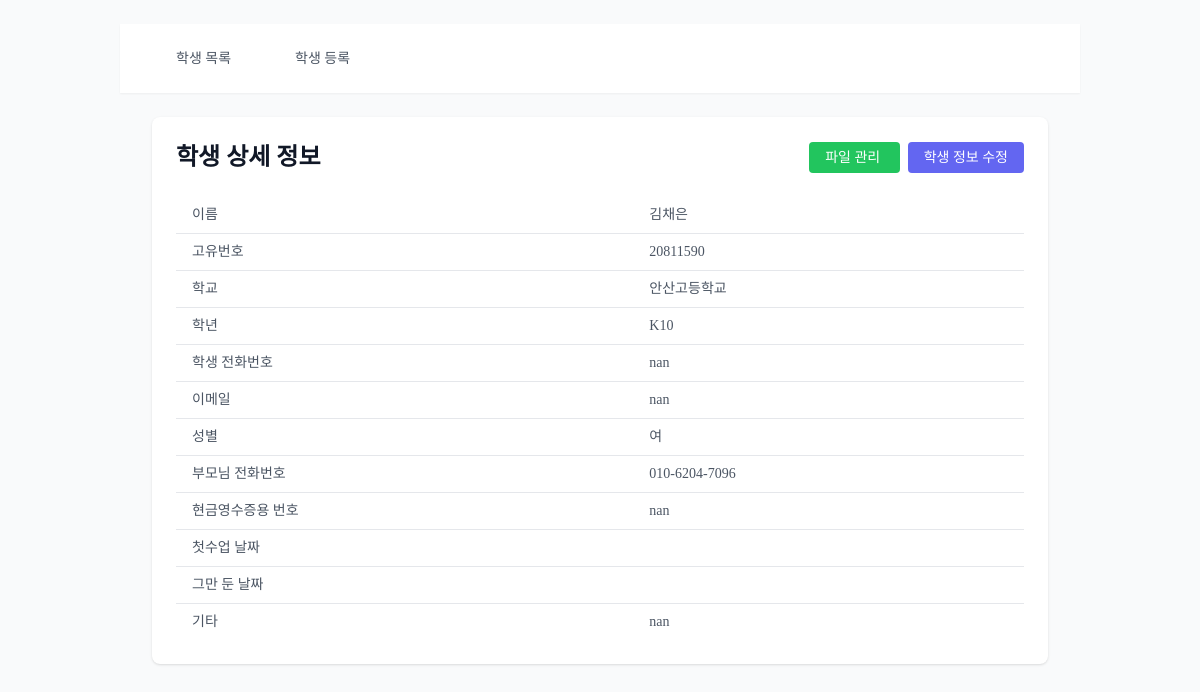
/students/13/, run on an earlier commit of the app's database.
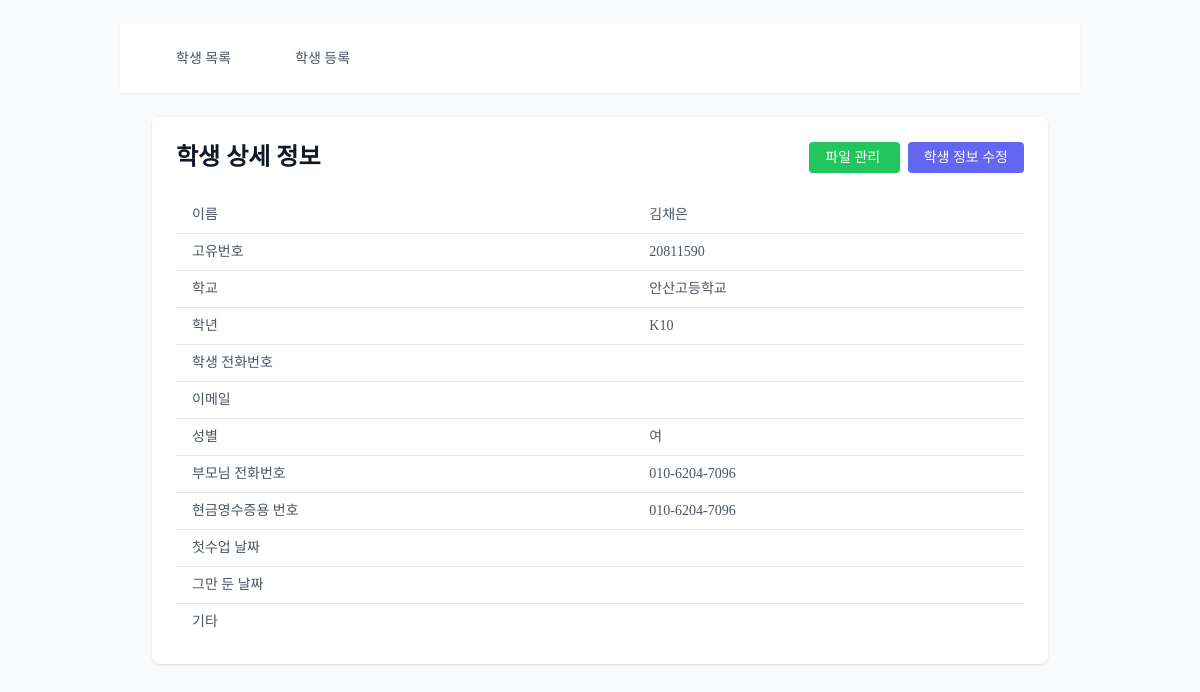
And on a later commit of the database.
### students/models.py (models this page shows, shortened)
class Student(models.Model):
    GRADE_CHOICES = [
        ('K5', 'K5'), ('K6', 'K6'), ('K7', 'K7'), ('K8', 'K8'),
        ('K9', 'K9'), ('K10', 'K10'), ('K11', 'K11'), ('K12', 'K12'),
    ]
    GENDER_CHOICES = [
        ('M', '남'),
        ('F', '여'),
    ]
    name = models.CharField(max_length=100, verbose_name='이름')
    school = models.ForeignKey(School, on_delete=models.SET_NULL, null=True, blank=True, verbose_name='학교')
    grade = models.CharField(max_length=3, choices=GRADE_CHOICES, null=True, blank=True, verbose_name='학년')
    phone_number = models.CharField(max_length=15, null=True, blank=True, verbose_name='학생 전화번호',
                                    validators=[RegexValidator(regex=r'^\d{3}-\d{3,4}-\d{4}$',
                                                message="형식: 000-0000-0000")])
    email = models.EmailField(null=True, blank=True, verbose_name='이메일 주소')
    gender = models.CharField(max_length=1, choices=GENDER_CHOICES, null=True, blank=True, verbose_name='성별')
    parent_phone = models.CharField(max_length=15, null=True, blank=True, verbose_name='부모님 전화번호',
                                    validators=[RegexValidator(regex=r'^\d{3}-\d{3,4}-\d{4}$',
                                                message="형식: 000-0000-0000")])
    receipt_number = models.CharField(max_length=15, null=True, blank=True, verbose_name='현금영수증용 번호')
    interview_date = models.DateField(null=True, blank=True, verbose_name='인터뷰 날짜')
    interview_score = models.IntegerField(null=True, blank=True, verbose_name='인터뷰 기본 성적',
                                          validators=[MinValueValidator(1), MaxValueValidator(10)])
    interview_info = models.TextField(null=True, blank=True, verbose_name='인터뷰 정보')
    first_class_date = models.DateField(null=True, blank=True, verbose_name='첫수업 날짜')
    quit_date = models.DateField(null=True, blank=True, verbose_name='그만 둔 날짜')
    student_id = models.CharField(max_length=8, unique=True, verbose_name='고유번호')
    personal_file = models.FileField(upload_to='student_files/', null=True, blank=True, verbose_name='개인 파일')
    etc = models.TextField(null=True, blank=True, verbose_name='기타')
    extra1 = models.CharField(max_length=100, null=True, blank=True, verbose_name='예비1')
    extra2 = models.CharField(max_length=100, null=True, blank=True, verbose_name='예비2')
    extra3 = models.CharField(max_length=100, null=True, blank=True, verbose_name='예비3')
    extra4 = models.CharField(max_length=100, null=True, blank=True, verbose_name='예비4')
    extra5 = models.CharField(max_length=100, null=True, blank=True, verbose_name='예비5')
    is_active = models.BooleanField(default=True, verbose_name='활동 여부')
    class Meta:
        verbose_name = '학생'
        verbose_name_plural = '학생'

### common/models.py (models this page shows, shortened)
class School(models.Model):
    name = models.CharField(max_length=100, verbose_name='교명')
    phone = models.CharField(max_length=15, verbose_name='전화번호', blank=True, null=True)
    address = models.TextField(verbose_name='주소', blank=True, null=True)
    class Meta:
        verbose_name = '학교'
        verbose_name_plural = '학교'

### students/views.py (the view)
# urls.py: path('<int:pk>/', views.student_detail, name='student_detail'),
def student_detail(request, pk):
    student = get_object_or_404(Student, pk=pk)
    context = {'student': student}
    return render(request, 'students/student_detail.html', context)

### students/templates/students/student_detail.html
{% extends 'students/base_students.html' %}
{% block student_content %}
<div class="bg-white shadow rounded-lg p-6">
    <div class="flex justify-between items-center mb-6">
        <h1 class="text-2xl font-semibold text-gray-900">학생 상세 정보</h1>
        <div class="space-x-2">
            <a href="{% url 'students:student_files' student.pk %}"
                class="bg-green-500 hover:bg-green-700 text-white px-4 py-2 rounded text-sm">
                    파일 관리
            </a>
            <a href="{% url 'students:student_update' student.pk %}"
               class="bg-indigo-500 hover:bg-indigo-700 text-white px-4 py-2 rounded text-sm">
                학생 정보 수정
            </a>
        </div>
    </div>
    <div class="overflow-x-auto">
        <table class="min-w-full divide-y divide-gray-200">
            <tbody class="bg-white divide-y divide-gray-200">
                <tr class="hover:bg-gray-50 text-sm">
                    <td class="px-4 py-2 whitespace-nowrap text-gray-600 font-medium">이름</td>
                    <td class="px-4 py-2 whitespace-nowrap text-gray-600">{{ student.name }}</td>
                </tr>
                <tr class="hover:bg-gray-50 text-sm">
                    <td class="px-4 py-2 whitespace-nowrap text-gray-600 font-medium">고유번호</td>
                    <td class="px-4 py-2 whitespace-nowrap text-gray-600">{{ student.student_id }}</td>
                </tr>
                <tr class="hover:bg-gray-50 text-sm">
                    <td class="px-4 py-2 whitespace-nowrap text-gray-600 font-medium">학교</td>
                    <td class="px-4 py-2 whitespace-nowrap text-gray-600">{{ student.school.name|default:"" }}</td>
                </tr>
                <tr class="hover:bg-gray-50 text-sm">
                    <td class="px-4 py-2 whitespace-nowrap text-gray-600 font-medium">학년</td>
                    <td class="px-4 py-2 whitespace-nowrap text-gray-600">{{ student.grade|default:"" }}</td>
                </tr>
                <tr class="hover:bg-gray-50 text-sm">
                    <td class="px-4 py-2 whitespace-nowrap text-gray-600 font-medium">학생 전화번호</td>
                    <td class="px-4 py-2 whitespace-nowrap text-gray-600">{{ student.phone_number|default:"" }}</td>
                </tr>
                <tr class="hover:bg-gray-50 text-sm">
                    <td class="px-4 py-2 whitespace-nowrap text-gray-600 font-medium">이메일</td>
                    <td class="px-4 py-2 whitespace-nowrap text-gray-600">{{ student.email|default:"" }}</td>
                </tr>
                <tr class="hover:bg-gray-50 text-sm">
                    <td class="px-4 py-2 whitespace-nowrap text-gray-600 font-medium">성별</td>
                    <td class="px-4 py-2 whitespace-nowrap text-gray-600">{{ student.get_gender_display|default:"" }}</td>
                </tr>
                <tr class="hover:bg-gray-50 text-sm">
                    <td class="px-4 py-2 whitespace-nowrap text-gray-600 font-medium">부모님 전화번호</td>
                    <td class="px-4 py-2 whitespace-nowrap text-gray-600">{{ student.parent_phone|default:"" }}</td>
                </tr>
                <tr class="hover:bg-gray-50 text-sm">
                    <td class="px-4 py-2 whitespace-nowrap text-gray-600 font-medium">현금영수증용 번호</td>
                    <td class="px-4 py-2 whitespace-nowrap text-gray-600">{{ student.receipt_number|default:"" }}</td>
                </tr>
                <tr class="hover:bg-gray-50 text-sm">
                    <td class="px-4 py-2 whitespace-nowrap text-gray-600 font-medium">첫수업 날짜</td>
                    <td class="px-4 py-2 whitespace-nowrap text-gray-600">{{ student.first_class_date|date:"Y-m-d"|default:"" }}</td>
                </tr>
                <tr class="hover:bg-gray-50 text-sm">
                    <td class="px-4 py-2 whitespace-nowrap text-gray-600 font-medium">그만 둔 날짜</td>
                    <td class="px-4 py-2 whitespace-nowrap text-gray-600">{{ student.quit_date|date:"Y-m-d"|default:"" }}</td>
                </tr>
                <tr class="hover:bg-gray-50 text-sm">
                    <td class="px-4 py-2 whitespace-nowrap text-gray-600 font-medium">기타</td>
                    <td class="px-4 py-2 whitespace-nowrap text-gray-600">{{ student.etc|truncatewords:10|default:"" }}</td>
                </tr>
            </tbody>
        </table>
    </div>
{% endblock %}

### students/templates/students/base_students.html (shortened to what this page needs)
{% extends 'base.html' %}
{% load static %}
{% block content %}
<div class="space-y-6">
    <div class="bg-white shadow-sm">
        <div class="container">
            <nav class="flex space-x-4 overflow-x-auto py-3" aria-label="Students">
                <a href="{% url 'students:student_list' %}"
                   class="nav-link {% if request.resolver_match.url_name == 'student_list' %}active{% endif %}">
                    학생 목록
                </a>
                <a href="{% url 'students:student_create' %}"
                   class="nav-link {% if request.resolver_match.url_name == 'student_create' %}active{% endif %}">
                    학생 등록
                </a>
            </nav>
        </div>
    </div>
    <div class="container">
        {% block student_content %}{% endblock %}
    </div>
</div>
{% endblock %}

### templates/base.html (shortened to what this page needs)
<!DOCTYPE html>
<html lang="ko">
<head>
    <script src="https://cdn.tailwindcss.com"></script>
    {% load static %}
    <link rel="stylesheet" href="{% static 'css/custom.css' %}">
</head>
<body class="bg-gray-50">
    <main class="py-6">
        <div class="container">
            {% block content %}{% endblock %}
        </div>
    </main>
</body>
</html>

### static/css/custom.css (style rules this page uses)
body { font-family: 'Ubuntu', sans-serif; line-height: 1.6; color: #333; background-color: #f9fafb; padding: 0; margin: 0; }
.nav-link { display: inline-flex; align-items: center; padding: 0.75rem 1.5rem; color: #4b5563; border-radius: 0.375rem; font-size: 0.875rem; font-weight: 500; transition: all 0.2s ease-in-out; white-space: nowrap; text-decoration: none; }
.min-w-full tbody tr { transition: background-color 0.2s ease-in-out; }
.container { width: 100%; max-width: 80rem; margin: 0 auto; padding: 0 1rem; }
@media (min-width: 640px) { .container { padding: 0 1.5rem; } }
@media (min-width: 1024px) { .container { padding: 0 2rem; } }
.overflow-x-auto { overflow-x: auto; -webkit-overflow-scrolling: touch; scrollbar-width: none; }

### templates/base.html (style rules this page uses)
body { font-family: 'Noto Sans KR', 'nanum-gothic'; }

What changed in the data, as far as the page shows it:
changed Student "김채은": receipt_number "nan" → "010-6204-7096"; phone_number "nan" → (not shown); email "nan" → (not shown); etc "nan" → (not shown)
